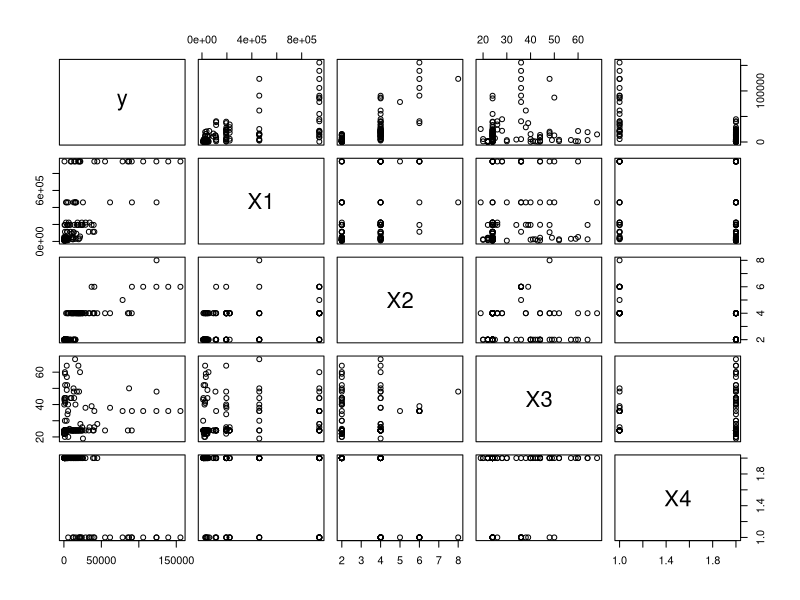
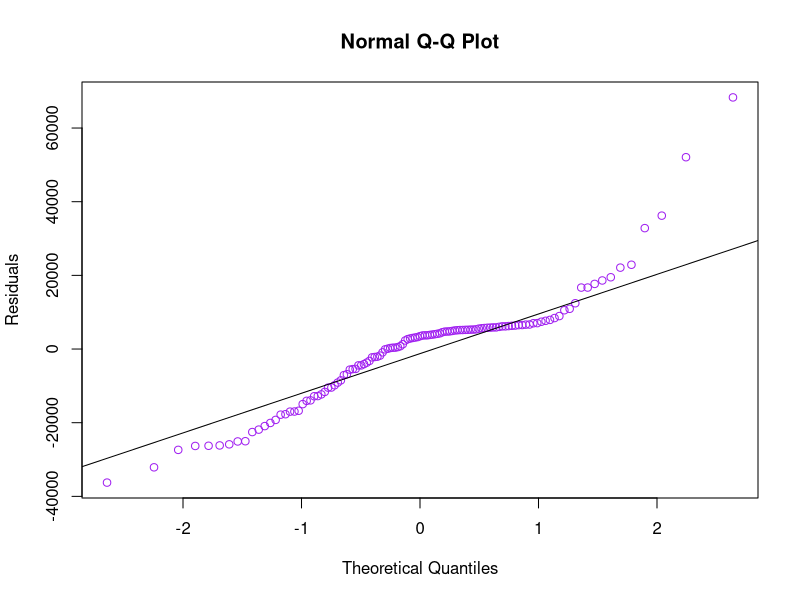
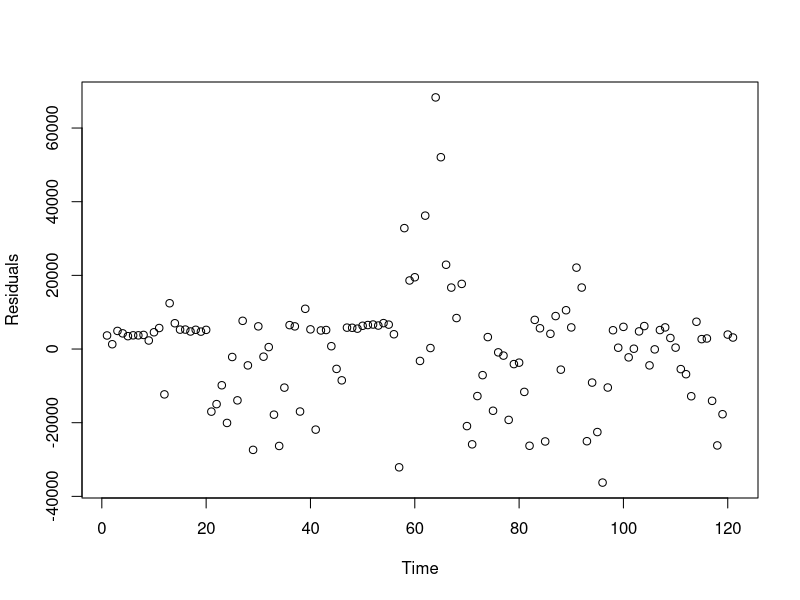
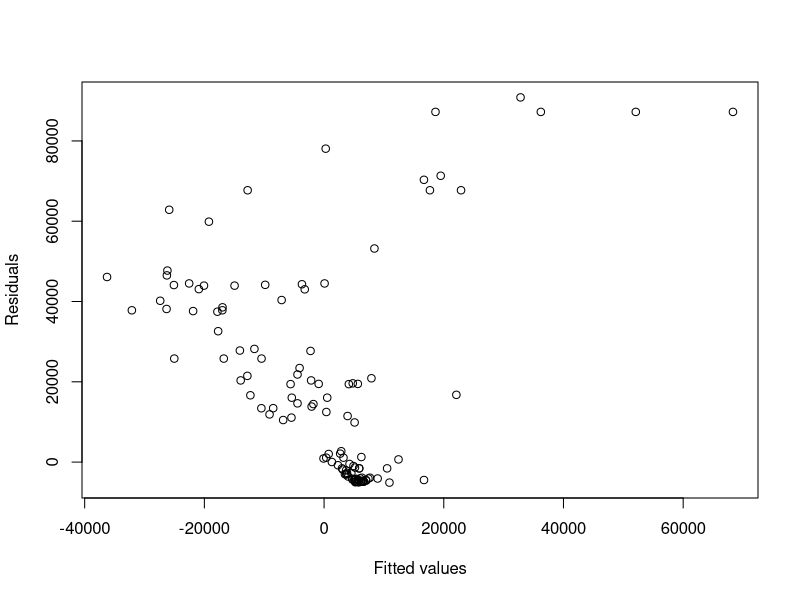
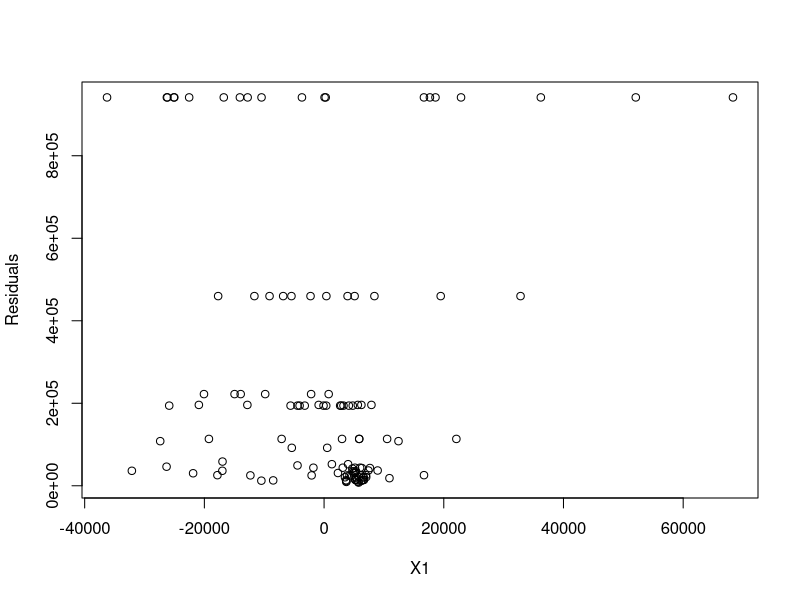
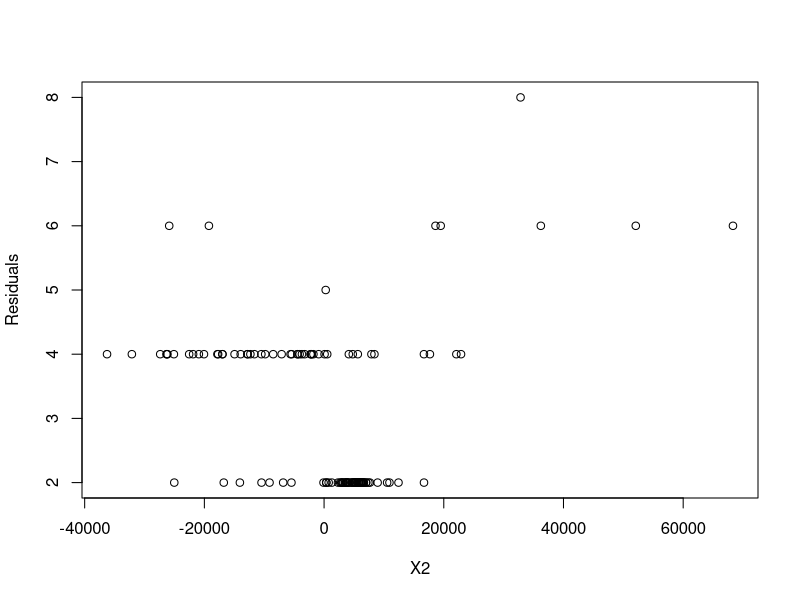
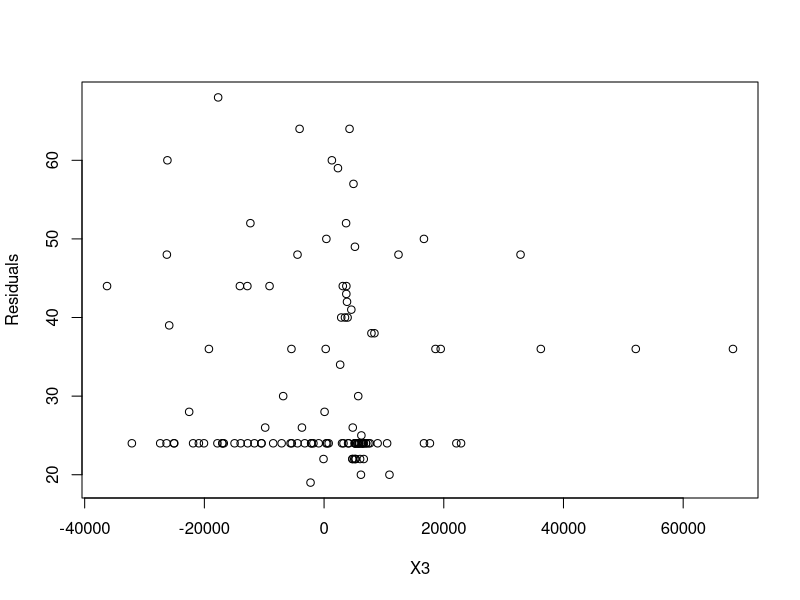

Here is the R script that generated these plots, in order:
#1. load data
trafficdata_raw = read.table("aadt.txt", header = FALSE) #must place the csv file same level as this working file
View(trafficdata_raw)
dim(trafficdata_raw) #121   8

#2. Graphic display of the observed data
trafficdata = data.frame(
  y = trafficdata_raw$V1,
  X1 = trafficdata_raw$V2,
  X2 = trafficdata_raw$V3,
  X3 = trafficdata_raw$V4,
  X4 = trafficdata_raw$V5
)
#scatter plot matrix
plot(trafficdata)

#3. Modeling multiple linear regression with R
mlr = lm(y~X1+X2+X3+X4, data = trafficdata)
summary(mlr)


#4. Adequacy checking (From the viewpoint of the fitted model)

#4.1 Statistical tests for model adequacy

#extract summary statistics
mlr_summary <- summary(mlr)
cat("F-statistic and R-squared:\n")
cat("F-statistic:", mlr_summary$fstatistic[1], "on", 
    mlr_summary$fstatistic[2], "and", mlr_summary$fstatistic[3], "DF\n")
cat("p-value:", pf(mlr_summary$fstatistic[1], 
                   mlr_summary$fstatistic[2], 
                   mlr_summary$fstatistic[3], 
                   lower.tail = FALSE), "\n")
cat("Multiple R-squared:", mlr_summary$r.squared, "\n")
cat("Adjusted R-squared:", mlr_summary$adj.r.squared, "\n\n")

# t-tests for individual coefficients
cat("t-tests for individual coefficients:\n")
coefficients_table <- mlr_summary$coefficients
print(coefficients_table)

#interpretation of t-tests
cat("\nInterpretation of t-tests:\n")
for(i in 1:nrow(coefficients_table)) {
  predictor_name <- rownames(coefficients_table)[i]
  t_value <- coefficients_table[i, "t value"]
  p_value <- coefficients_table[i, "Pr(>|t|)"]
  
  significance <- ifelse(p_value < 0.001, "***",
                        ifelse(p_value < 0.01, "**",
                              ifelse(p_value < 0.05, "*",
                                    ifelse(p_value < 0.1, ".", " "))))
  
  cat(sprintf("H0: β_%s = 0: t = %.3f, p-value = %.4f %s\n", 
              ifelse(i==1, "0 (Intercept)", 
                     ifelse(predictor_name=="X1", "1", 
                            ifelse(predictor_name=="X2", "2", 
                                   ifelse(predictor_name=="X3", "3", "4")))), 
              t_value, p_value, significance))
}

#F-test for overall model significance
cat("\nOverall Model F-test:\n")
cat("H0: β1 = β2 = β3 = β4 = 0\n")
cat("H1: At least one βj ≠ 0\n")
f_pvalue <- pf(mlr_summary$fstatistic[1], 
               mlr_summary$fstatistic[2], 
               mlr_summary$fstatistic[3], 
               lower.tail = FALSE)
cat("F-statistic:", round(mlr_summary$fstatistic[1], 3), "\n")
cat("p-value:", format.pval(f_pvalue), "\n")

if(f_pvalue < 0.05) {
  cat("Conclusion: Reject H0 - The model is statistically significant.\n")
} else {
  cat("Conclusion: Fail to reject H0 - The model is not statistically significant.\n")
}

#R-squared interpretation
cat("\nR-squared Interpretation:\n")
cat("The model explains", round(mlr_summary$r.squared * 100, 1), 
    "% of the variance in AADT.\n")
cat("Adjusted R-squared (penalized for number of predictors):", 
    round(mlr_summary$adj.r.squared * 100, 1), "%\n")

#check if model simplification is needed
cat("\n=== Variable Significance Assessment ===\n")
significant_vars <- rownames(coefficients_table)[coefficients_table[, "Pr(>|t|)"] < 0.05]
non_significant_vars <- rownames(coefficients_table)[coefficients_table[, "Pr(>|t|)"] >= 0.05 & 
                                                     rownames(coefficients_table) != "(Intercept)"]

if(length(non_significant_vars) > 0) {
  cat("Potentially non-significant predictors (p ≥ 0.05):", 
      paste(non_significant_vars, collapse = ", "), "\n")
  cat("Consider removing these variables to simplify the model.\n")
} else {
  cat("All predictors are statistically significant at α = 0.05 level.\n")
}

if(length(significant_vars) > 1) { #excluding the intercept
  cat("Significant predictors:", 
      paste(significant_vars[significant_vars != "(Intercept)"], collapse = ", "), "\n")
}

#from the viewpoint of residuals 
#4.2.1
qqnorm(residuals(mlr),ylab ='Residuals',col="purple")
qqline(residuals(mlr))

#4.2.2
par(mfrow=c(1, 1))

# Plot residuals vs Time
plot(residuals(mlr), ylab='Residuals', xlab='Time')

# Plot residuals vs Fitted values
plot(residuals(mlr), fitted(mlr), ylab='Residuals', xlab='Fitted values')

# Plot residuals vs X1
plot(residuals(mlr), trafficdata$X1, ylab='Residuals', xlab='X1')

# Plot residuals vs X2
plot(residuals(mlr), trafficdata$X2, ylab='Residuals', xlab='X2')

# Plot residuals vs X3
plot(residuals(mlr), trafficdata$X3, ylab='Residuals', xlab='X3')

#4.2.3
library(lmtest)
dwtest(y~X1+X2+X3+X4, data=trafficdata)
